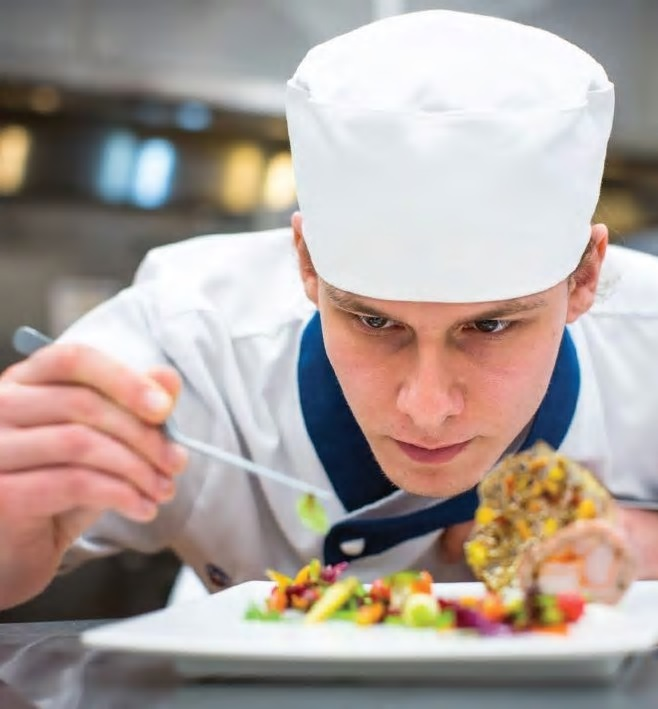
#> input picture data/svd_demo1.jpg, 658 x 709 px
$ python hw2.py
#> lines starting #> are read from the running program, lines starting #| are printed output that depends on the picture
# -*- coding: utf-8 -*-
"""
Created on Mon Mar 15 09:37:05 2021

@author: htchen
"""
# If this script is not run under spyder IDE, comment the following two lines.
# from IPython import get_ipython
# get_ipython().run_line_magic('reset', '-sf')

import math
import numpy as np
import numpy.linalg as la
import matplotlib.pyplot as plt
import cv2

plt.rcParams['figure.dpi'] = 144

# calculate the eigenvalues and eigenvectors of a squared matrix
# the eigenvalues are decreasing ordered
def myeig(A, symmetric=False):
#> called with symmetric = True
    if symmetric:
        lambdas, V = np.linalg.eigh(A)
#> lambdas = 658 values from 0.168 to 1.31e+10
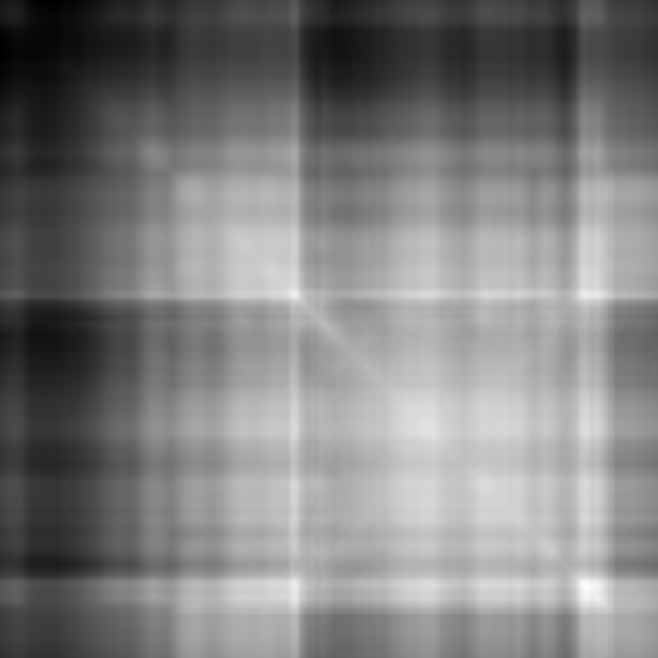
#> A: shape (658, 658) float64; min 9744700, max 29303507, mean 19496062.5; drawn with min black and max white
    else:
        lambdas, V = np.linalg.eig(A)
    # lambdas, V may contain complex value
    lambdas_real = np.real(lambdas)
#> lambdas_real = 658 values from 0.168 to 1.31e+10
    sorted_idx = lambdas_real.argsort()[::-1]
#> sorted_idx = 658 values, max 657 at index 0, min 0 at index 657, mean 328.5
    return lambdas[sorted_idx], V[:, sorted_idx]

# SVD: A = U * Sigma * V^T
# V: eigenvector matrix of A^T * A; U: eigenvector matrix of A * A^T
def mysvd(A):
    lambdas, V = myeig(A.T @ A, symmetric=True)
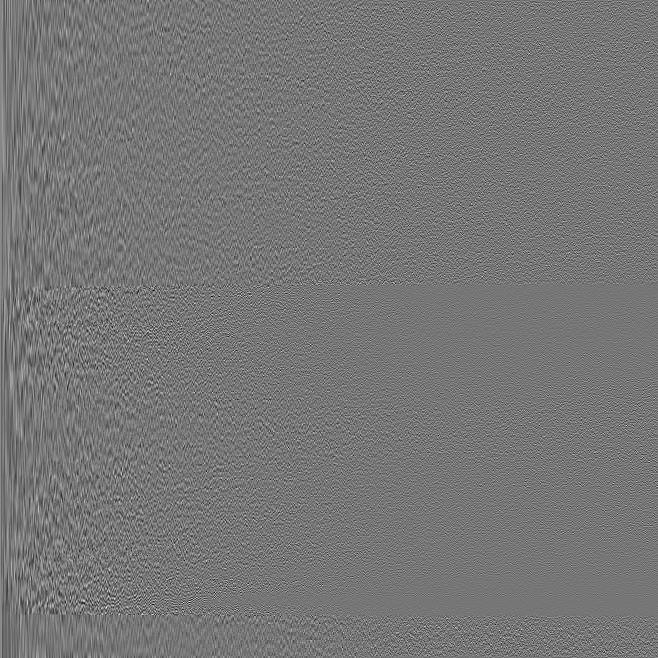
#> V: shape (658, 658) float64; min -0.255, max 0.293, mean 6.81e-05; drawn with min black and max white
#> lambdas = 658 values, max 1.31e+10 at index 0, min 0.168 at index 657, mean 21913158.6
    lambdas, V = np.real(lambdas), np.real(V)
    # if A is full rank, no lambda value is less than 1e-6
    # append a small value to stop rank check
    lambdas = np.append(lambdas, 1e-12)
#> lambdas = 659 values, max 1.31e+10 at index 0, min 1e-12 at index 658, mean 21879906.4
    rank = np.argwhere(lambdas < 1e-6).min()
#> rank = 658
    lambdas, V = lambdas[0:rank], V[:, 0:rank]
#> lambdas = 658 values, max 1.31e+10 at index 0, min 0.168 at index 657, mean 21913158.6
    U = A @ V / np.sqrt(lambdas)
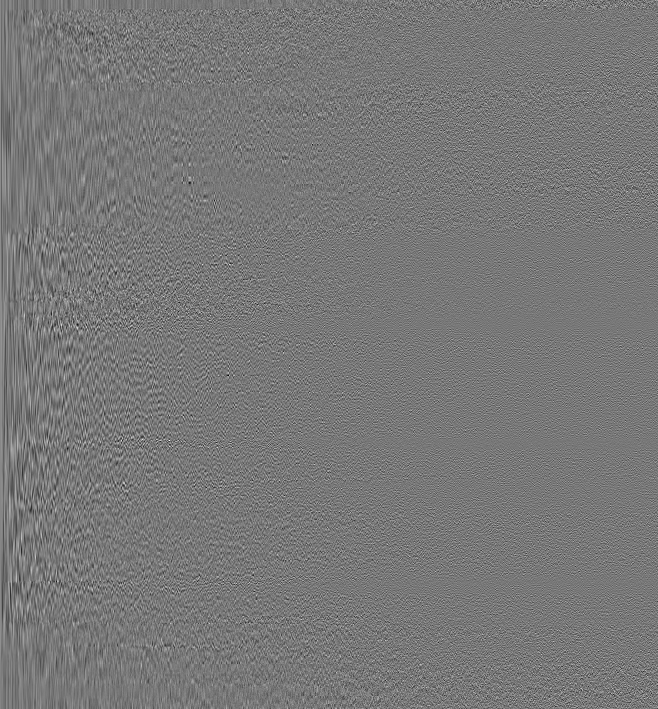
#> U: shape (709, 658) float64; min -0.255, max 0.285, mean 4.69e-05; drawn with min black and max white
    Sigma = np.diag(np.sqrt(lambdas))
    return U, Sigma, V

# 讀取影像檔, 並保留亮度成分
img = cv2.imread('data/svd_demo1.jpg', cv2.IMREAD_GRAYSCALE)

# convert img to float data type
A = img.astype(dtype=np.float64)

# SVD of A
U, Sigma, V = mysvd(A)
VT = V.T
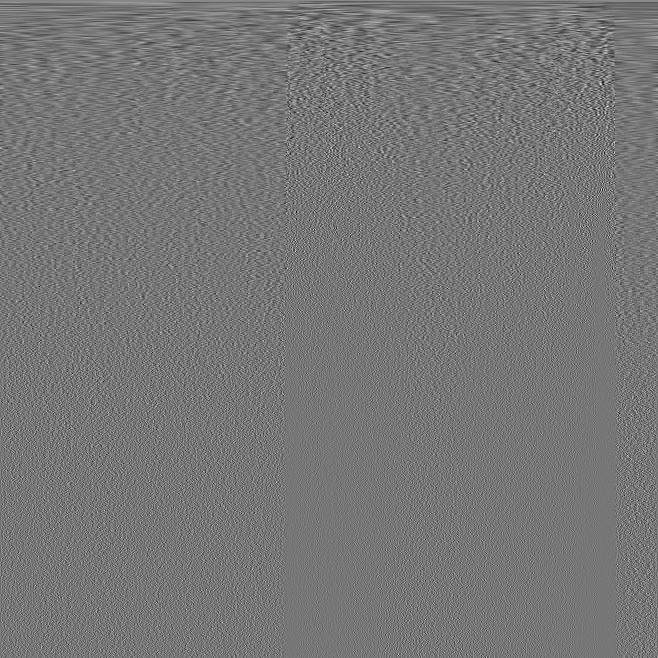
#> VT: shape (658, 658) float64; min -0.255, max 0.293, mean 6.81e-05; drawn with min black and max white


def compute_energy(X: np.ndarray):
    # return energy of X
    # For more details on the energy of a 2D signal, see the
    # class notebook: 內容庫/補充說明/Energy of a 2D Signal.
    return np.sum(X**2)


# img_h and img_w are image's height and width, respectively
img_h, img_w = A.shape
#> img_h = 709; img_w = 658
# Compute SNR
keep_r = 201
rs = np.arange(1, keep_r)


# compute energy of A, and save it to variable Energy_A
energy_A = compute_energy(A)
#> energy_A = 1.44e+10

# Decalre an array to save the energy of noise vs r.
# energy_N[r] is the energy of A - A_bar(sum of the first r components)
energy_N = np.zeros(keep_r) # energy_N[0]棄置不用

for r in rs:
    # A_bar is the sum of the first r comonents of SVD
    # A_bar is an approximation of A
    A_bar = U[:, 0:r] @ Sigma[0:r, 0:r] @ VT[0:r, :]
    Noise = A - A_bar
    energy_N[r] = compute_energy(Noise)
#> this loop made 200 passes
#> pass 1, `A_bar = U[:, 0:r] @ Sigma[0:r, 0:r] @ VT[0:r, :]`:
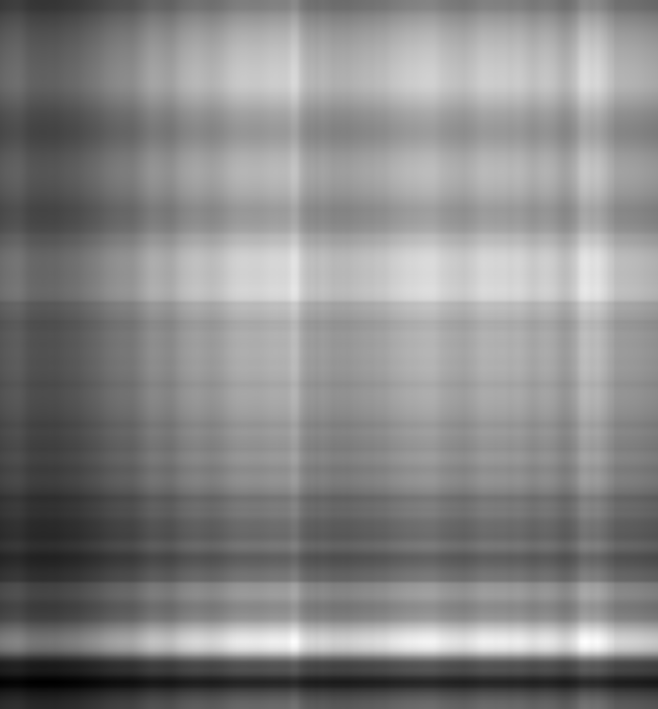
#> A_bar: shape (709, 658) float64; min 45.74, max 267.3, mean 163.2; drawn with min black and max white
#> pass 2, `Noise = A - A_bar`:
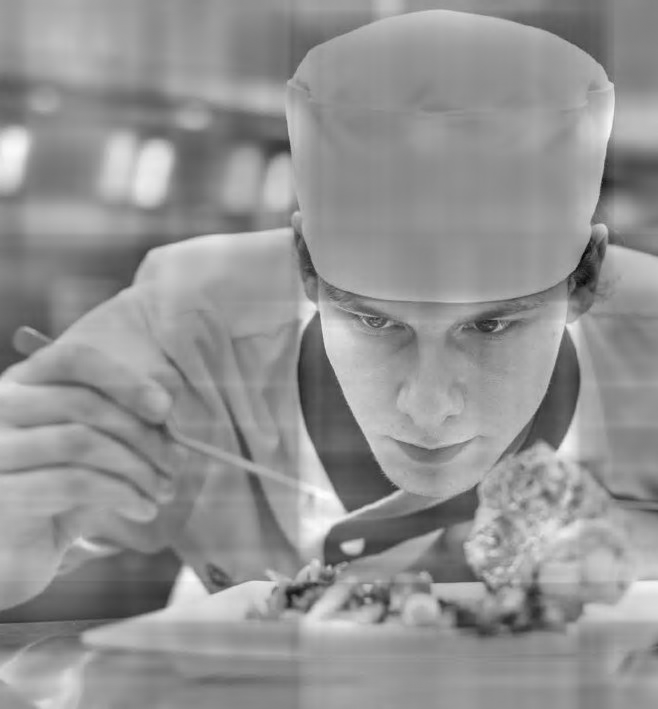
#> Noise: shape (709, 658) float64; min -179.3, max 130.5, mean 0.1; drawn with min black and max white
#> after the loop, energy_N = 201 values, max 1.3e+09 at index 1, min 0 at index 0, mean 30510496.9

# 計算snr和作圖
snr = 10 * np.log10(energy_A / energy_N[1:])
#> snr = 200 values from 10.44 to 49.44

plt.plot(rs, snr)
plt.xlabel("r")
plt.ylabel("SNR")
plt.show()
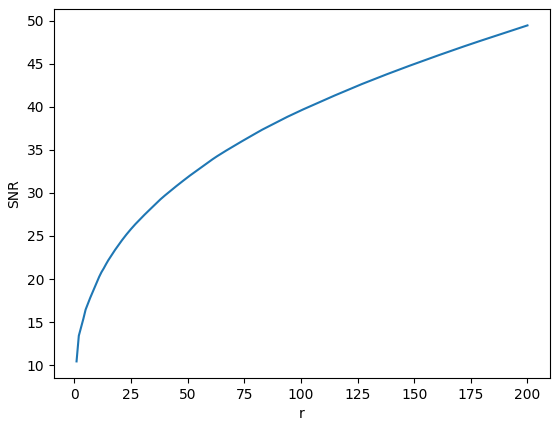
#> figure drawn by matplotlib, 1 panel; curve peaks at x = 200, y = 49.44

# --------------------------
# verify that energy_N[r] equals the sum of lambda_i, i from r+1 to i=n,
# lambda_i is the eigenvalue of A^T @ A
lambdas = np.diag(Sigma**2)
verification = all(np.isclose(np.sum(lambdas[r:]), energy_N[r]) for r in rs)
#> verification = True

if verification:
    print("All passed.")
else:
    print("Failed.")
